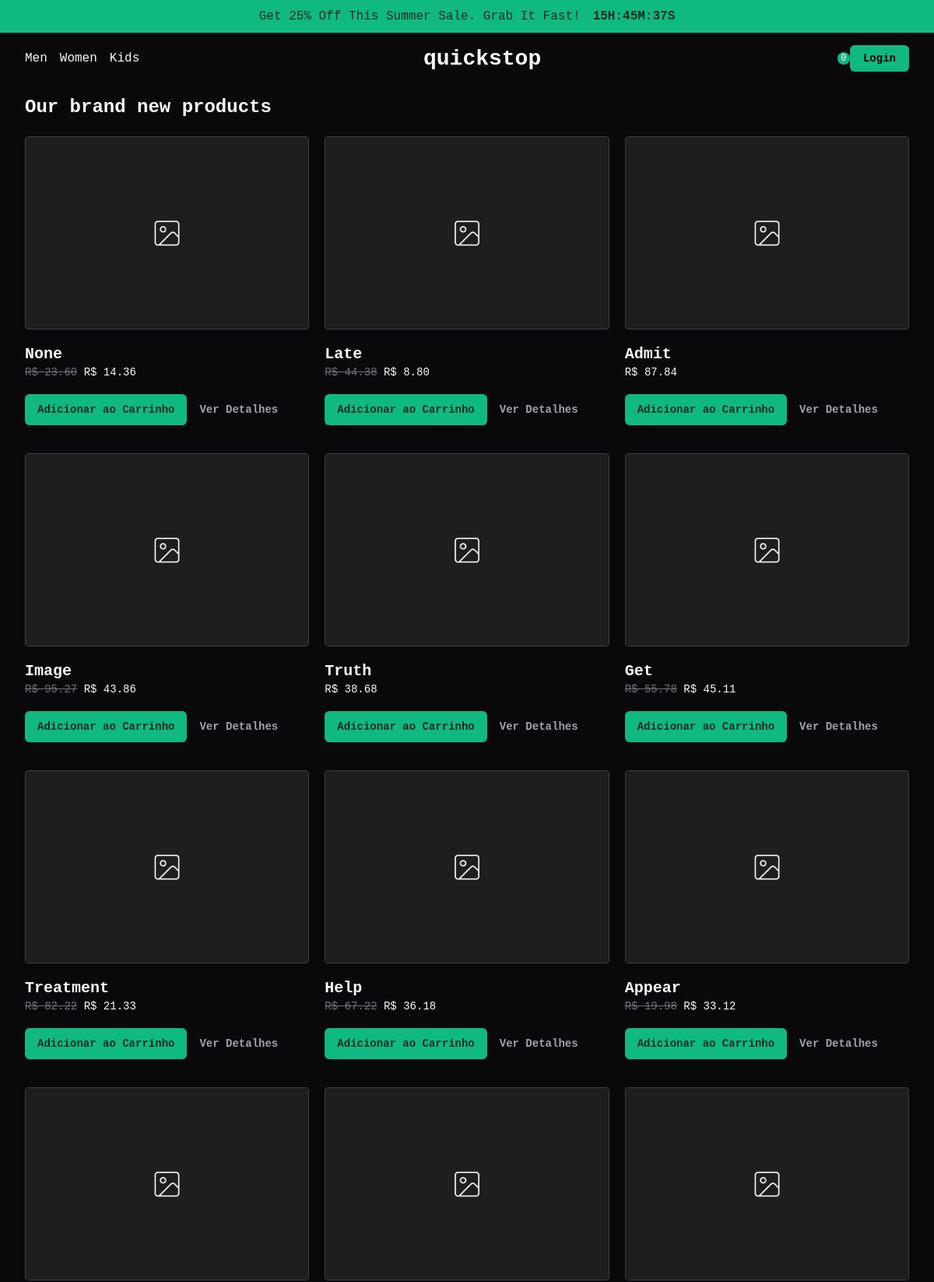
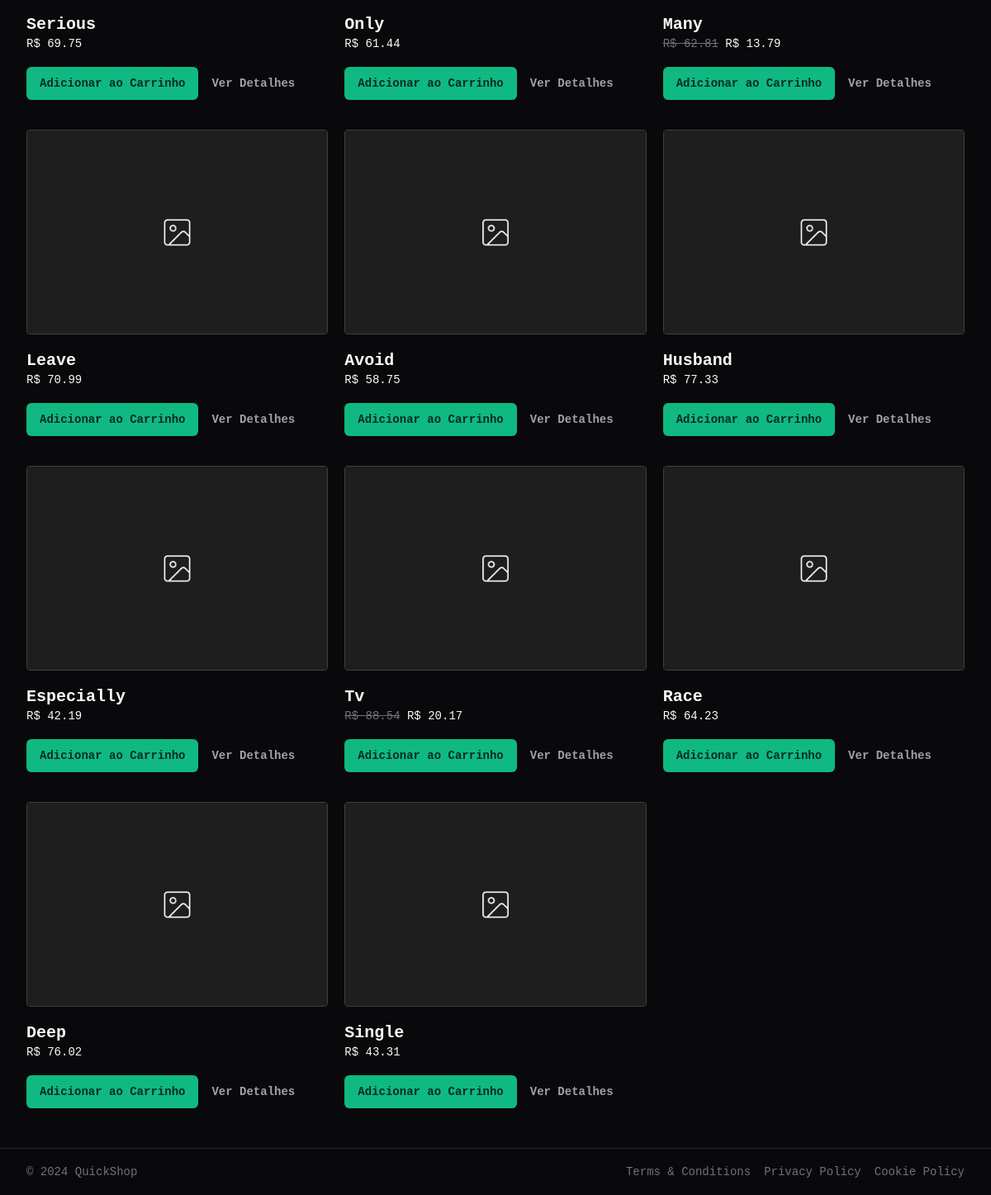
The page / on the database its author committed (2 pictures, top to bottom).
### store/models.py (models this page shows, shortened)
class Product(models.Model):
    name = models.CharField(max_length=100)
    description = models.TextField()
    price = models.DecimalField(max_digits=10, decimal_places=2)
    discount = models.DecimalField(max_digits=10, decimal_places=2, null=True, blank=True)
    image = models.ImageField(upload_to='store/static/imgs/')

### store/views.py (the view)
# urls.py: path('', views.product_list, name='product_list'),
def product_list(request):
    products = Product.objects.all()
    return render(request, 'product_list.html', {'products': products})

### store/templates/product_list.html
{% extends "base.html" %}
{% block content %}
    <h2>Our brand new products</h2>
    <div class="product-wrapper">
        {% for product in products %}
            <div class="product">
                <img src="{{ product.image.url }}" alt="{{ product.name }}">
                <div class="product-info">
                    <h3>{{ product.name }}</h3>
                    {% if product.discount %}
                        <p>
                            <del>R$ {{ product.price|floatformat:2 }}</del>
                            R$ {{ product.discount|floatformat:2 }}
                        </p>
                    {% else %}
                        <p>R$ {{ product.price|floatformat:2 }}</p>
                    {% endif %}
                </div>
                <div class="product-actions">
                    <a href="{% url 'add_to_cart' product.pk %}" class="add-to-cart">Adicionar ao Carrinho</a>
                    <a href="{% url 'product_detail' product.pk %}" class="see-details">Ver Detalhes</a>
                </div>
            </div>
        {% endfor %}
    </div>
{% endblock %}

### store/static/css/styles.css (style rules this page uses)
*, *::after, *::before { margin: 0; padding: 0; box-sizing: border-box; }
html, body { background-color: #09090b; color: #fafafa; width: 100%; min-height: 100vh; position: relative; }
body, input, textarea, select, option, button { font-family: monospace; font-weight: 400; font-size: 1rem; }
body { display: flex; flex-direction: column; gap: 1rem; }
a { text-decoration: none; color: #fafafa; }
.product-wrapper { display: grid; grid-template-columns: repeat(3, minmax(0, 1fr)); grid-auto-rows: 1fr; gap: 1.25rem; }
.product { display: flex; flex-direction: column; gap: .25rem; }
.product img { width: 100%; height: 100%; margin-bottom: 1rem; border: 1px solid #3f3f46; border-radius: 4px; }
.product .product-info { display: flex; flex-direction: column; gap: .25rem; }
.product .product-info p { font-size: .875rem; }
.product .product-info del { color: #71717a; }
.product .product-info h3 { font-size: 1.25rem; }
.product .product-actions { display: flex; align-items: center; gap: 1rem; margin-block: 1rem; }
.product .product-actions a { font-size: .875rem; font-weight: 700; }
.product .product-actions .add-to-cart { border-radius: 6px; padding: .75rem 1rem; background-color: #10b981; color: #022c22; }
.product .product-actions .see-details { color: #a1a1aa; }

### rows shown on the page
Product: image (placeholder picture), name "None", price "23.60", discount "14.36"
Product: image (placeholder picture), name "Late", price "44.38", discount "8.80"
Product: image (placeholder picture), name "Admit", price "87.84"
Product: image (placeholder picture), name "Image", price "95.27", discount "43.86"
Product: image (placeholder picture), name "Truth", price "38.68"
Product: image (placeholder picture), name "Get", price "55.78", discount "45.11"
Product: image (placeholder picture), name "Treatment", price "82.22", discount "21.33"
Product: image (placeholder picture), name "Help", price "67.22", discount "36.18"
Product: image (placeholder picture), name "Appear", price "19.98", discount "33.12"
Product: image (placeholder picture), name "Serious", price "69.75"
Product: image (placeholder picture), name "Only", price "61.44"
Product: image (placeholder picture), name "Many", price "62.81", discount "13.79"
Product: image (placeholder picture), name "Leave", price "70.99"
Product: image (placeholder picture), name "Avoid", price "58.75"
Product: image (placeholder picture), name "Husband", price "77.33"
Product: image (placeholder picture), name "Especially", price "42.19"
Product: image (placeholder picture), name "Tv", price "88.54", discount "20.17"
Product: image (placeholder picture), name "Race", price "64.23"
Product: image (placeholder picture), name "Deep", price "76.02"
Product: image (placeholder picture), name "Single", price "43.31"
